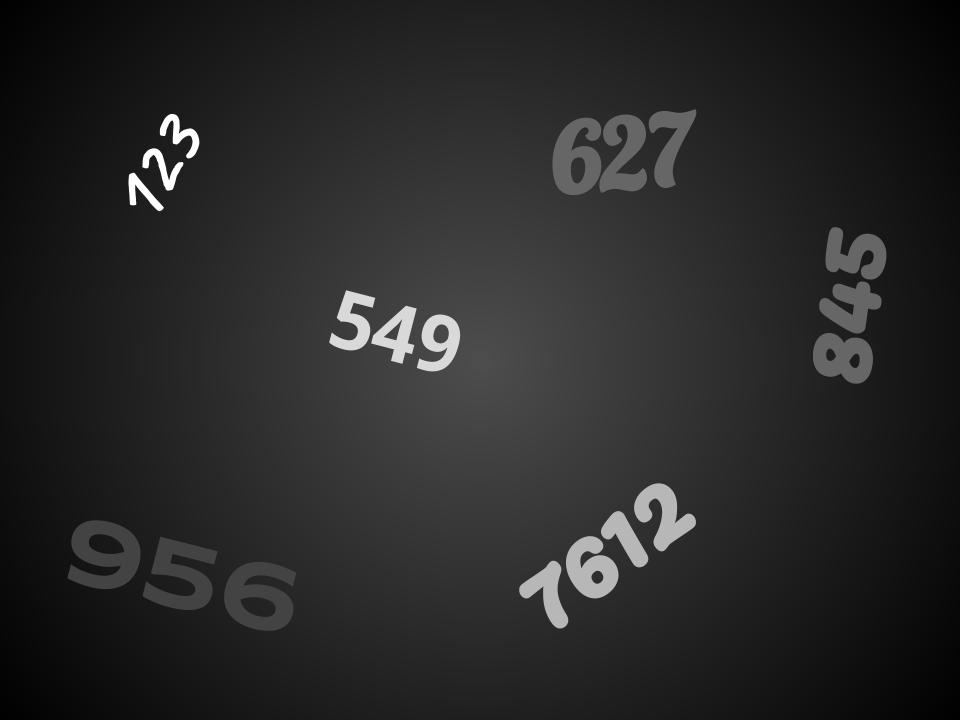
#> input picture Assignment1/numbers.jpg, 960 x 720 px; the run also reads 2 pictures not shown here
$ jupyter execute Assignment1.ipynb   (older library calls are emulated)
#> lines starting #> are read from the running program, lines starting #| are printed output that depends on the picture; after the words box and inside, x2 and y2 are one past the last pixel; in counts of white or black regions, pixels touching at a corner belong together; long printed decimals are rounded
# 1 - Thresholding

## 1.1

[cell 1]
#TODO : CHANGE FILTER2D --> blur

[cell 2]
import cv2
import matplotlib.pyplot as plt
import numpy as np

# import image
image_path = "./numbers.jpg"
img = cv2.imread(image_path)
#> img is the input picture: shape (720, 960, 3); min 0, max 255, mean 40

# convert to grayscale, ie RGB -> [0,1]
img_gray = cv2.cvtColor(img, cv2.COLOR_BGR2GRAY)
height, width = img_gray.shape
#> height = 720; width = 960

THRESHOLDS = [55, 90, 150]

# Create placeholder matrix for the outputs
imgs_thres = [0, 0, 0]
for i in range(3):
    imgs_thres[i] = np.zeros((height, width), dtype=np.uint8)

# same operation w/o loops
ret1, img_thres1 = cv2.threshold(img_gray, THRESHOLDS[0], 255, cv2.THRESH_BINARY)
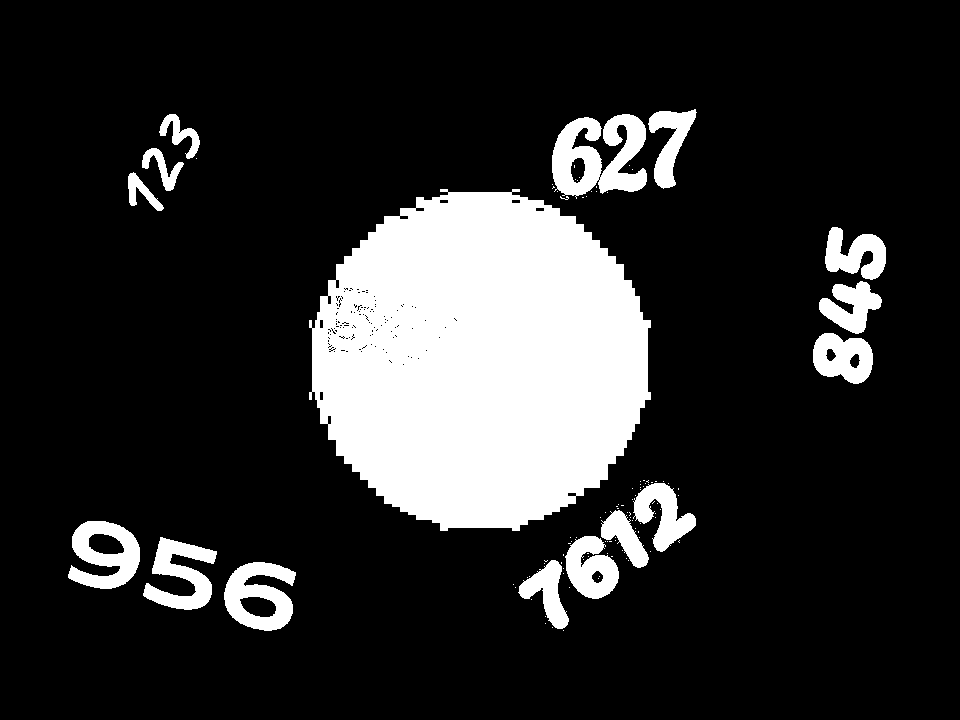
#> img_thres1: shape (720, 960); 17.4% white; 106 white regions (90 under 20 px), largest, box (x1, y1, x2, y2) and area: (309, 189, 651, 531) 89499, (552, 114, 647, 199) 4962, (224, 562, 296, 631) 2953
#> ret1 = 55
ret2, img_thres2 = cv2.threshold(img_gray, THRESHOLDS[1], 255, cv2.THRESH_BINARY)
#> img_thres2: shape (720, 960); 3.5% white; 16 white regions, largest, box (x1, y1, x2, y2) and area: (553, 118, 601, 195) 2326, (566, 536, 619, 599) 2133, (600, 115, 647, 192) 2030
#> ret2 = 90
ret3, img_thres3 = cv2.threshold(img_gray, THRESHOLDS[2], 255, cv2.THRESH_BINARY)
#> img_thres3: shape (720, 960); 1.7% white; 10 white regions, largest, box (x1, y1, x2, y2) and area: (566, 536, 618, 598) 1998, (634, 484, 696, 551) 1880, (520, 561, 568, 628) 1397
#> ret3 = 150

# display
#plt.subplot(141), plt.imshow(img_gray, cmap='gray')
#plt.title("Grayscale Image"), plt.xticks([]), plt.yticks([])
plt.figure(figsize=(10, 3))
plt.subplot(131), plt.imshow(img_thres1, cmap='gray')
plt.title("Threshold = 55"), plt.xticks([]), plt.yticks([])
plt.subplot(132), plt.imshow(img_thres2, cmap='gray')
plt.title("Threshold = 90"), plt.xticks([]), plt.yticks([])
plt.subplot(133), plt.imshow(img_thres3, cmap='gray')
plt.title("Threshold = 150"), plt.xticks([]), plt.yticks([])
plt.show()

## 1.2

## 1.3

[cell 3]
# This hyper-parameter was found by trial and error

HYPER_THRESHOLD = 205
ret_h, img_h_thres = cv2.threshold(img_gray, HYPER_THRESHOLD, 255, cv2.THRESH_BINARY)
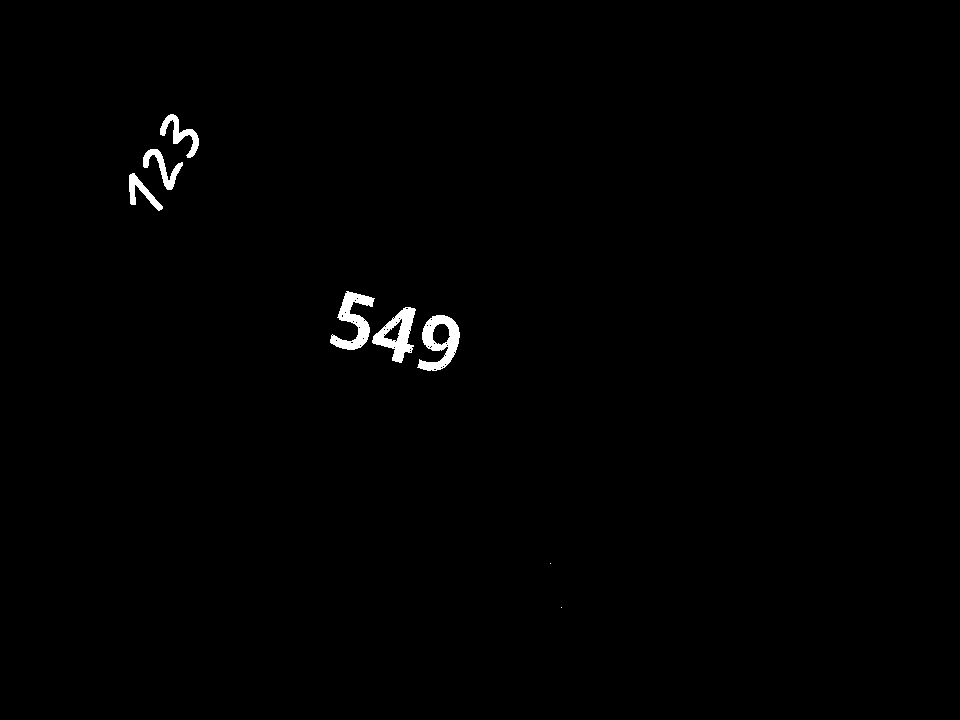
#> img_h_thres: shape (720, 960); 0.71% white; 8 white regions (2 under 20 px), largest, box (x1, y1, x2, y2) and area: (417, 315, 460, 371) 1191, (330, 291, 375, 350) 1121, (372, 307, 416, 363) 1090, (160, 114, 199, 158) 561, (143, 149, 183, 190) 520, (129, 173, 163, 211) 435
#> ret_h = 205
plt.imshow(img_h_thres, cmap='gray')
plt.title("Hyper Threshold = 205"), plt.xticks([]), plt.yticks([])
plt.show()

# 2 - Filtering

## 2.1 - Denoising

### 2.1.1

[cell 4]
img_clean_path = "./Circles.png"
img_gauss_path = "./Circles_gauss.png"

# Read images
img_clean = cv2.imread(img_clean_path)
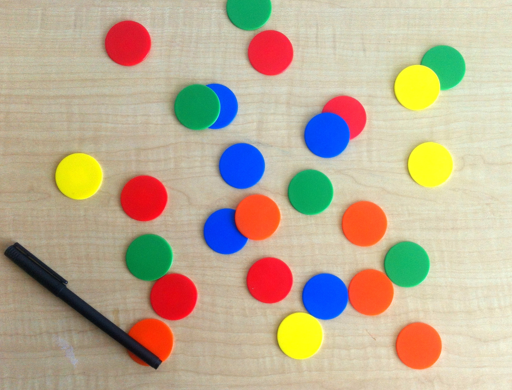
#> input picture Assignment1/Circles.png, 512 x 390 px
#> img_clean is the input picture: shape (390, 512, 3); mean B, G, R 147.7, 172.8, 188
img_noisy = cv2.imread(img_gauss_path)
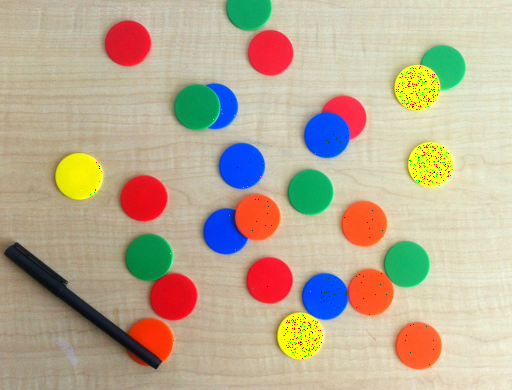
#> input picture Assignment1/Circles_gauss.png, 512 x 390 px
#> img_noisy is the input picture: shape (390, 512, 3); mean B, G, R 147.1, 171.9, 187.1

# Filter image using 5x5, sigmaX = 0
res1 = cv2.GaussianBlur(img_noisy, (5,5), 0)

# Convert to RGB for matplotlib
res1 = cv2.cvtColor(res1, cv2.COLOR_BGR2RGB)

plt.imshow(res1)
plt.title("Circles w/ Gaussian 5x5"), plt.xticks([]), plt.yticks([])
plt.show()

### 2.1.2

[cell 5]
# Filter using Box
res2 = cv2.blur(img_noisy, (5,5))

# Convert from BGR to RGB
res2 = cv2.cvtColor(res2, cv2.COLOR_BGR2RGB)

plt.imshow(res2)
plt.title("Circles w/ Box 5x5"), plt.xticks([]), plt.yticks([])
plt.show()

### 2.1.3

[cell 6]
# Calculating Peak Signal to Noise Ratio (PSNR)
PSNR_Gaussian = cv2.PSNR(img_clean, res1)
#> PSNR_Gaussian = 10.61
PSNR_Box = cv2.PSNR(img_clean, res2)
#> PSNR_Box = 10.64

print("PSNR Gaussian \t", PSNR_Gaussian)
#| PSNR Gaussian 	 10.607
print("PSNR Box Filter \t", PSNR_Box)
#| PSNR Box Filter 	 10.638

### 2.1.4

[cell 7]
# Setting the size of Gaussian Filter to 9x9 and Box Filter to 13x13

# Filter Using Gaussian and set to RGB for 9
res3 = cv2.GaussianBlur(img_noisy, (9,9), 0)
res3 = cv2.cvtColor(res3, cv2.COLOR_BGR2RGB)

# Filter Using Box Filter and set to RGB for 9
res4 = cv2.blur(img_noisy, (9,9))
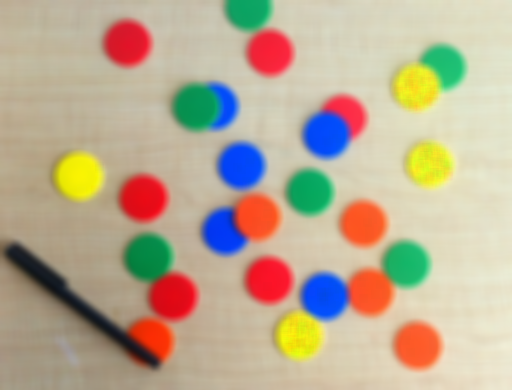
#> res4: shape (390, 512, 3); mean B, G, R 147.1, 171.9, 187.1
res4 = cv2.cvtColor(res4, cv2.COLOR_BGR2RGB)

plt.figure(figsize=(10, 3))
plt.subplot(121), plt.imshow(res3)
plt.title("Gaussian 9x9"), plt.xticks([]), plt.yticks([])
plt.subplot(122), plt.imshow(res4)
plt.title("Box 9x9"), plt.xticks([]), plt.yticks([])
plt.show()

# Calculating Peak Signal to Noise Ratio (PSNR)
PSNR_Gaussian = cv2.PSNR(img_clean, res3)
#> PSNR_Gaussian = 10.66
PSNR_Box = cv2.PSNR(img_clean, res4)
#> PSNR_Box = 10.74

print("PSNR Gaussian \t", PSNR_Gaussian)
#| PSNR Gaussian 	 10.658
print("PSNR Box Filter \t", PSNR_Box)
#| PSNR Box Filter 	 10.736

[cell 8]
# Filter Using Gaussian and set to RGB for 9
res3 = cv2.GaussianBlur(img_noisy, (13,13), 0)
res3 = cv2.cvtColor(res3, cv2.COLOR_BGR2RGB)

# Filter Using Box Filter and set to RGB for 9
kernel = np.ones((13,13), np.float32)/(13*13)
res4 = cv2.filter2D(img_noisy, -1, kernel)
res4 = cv2.cvtColor(res4, cv2.COLOR_BGR2RGB)

plt.figure(figsize=(10, 3))
plt.subplot(121), plt.imshow(res3)
plt.title("Gaussian 13x13"), plt.xticks([]), plt.yticks([])
plt.subplot(122), plt.imshow(res4)
plt.title("Box 13x13"), plt.xticks([]), plt.yticks([])
plt.show()

# Calculating Peak Signal to Noise Ratio (PSNR)
PSNR_Gaussian = cv2.PSNR(img_clean, res3)
#> PSNR_Gaussian = 10.71
PSNR_Box = cv2.PSNR(img_clean, res4)
#> PSNR_Box = 10.84

print("PSNR Gaussian \t", PSNR_Gaussian)
#| PSNR Gaussian 	 10.707
print("PSNR Box Filter \t", PSNR_Box)
#| PSNR Box Filter 	 10.841

## 2.2 - Sharpening

### 2.2.1

[cell 9]
# Sharpen the rice.png:

img_path = "./rice.png"
img = cv2.imread(img_path)
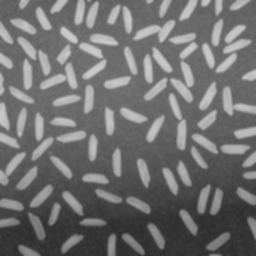
#> input picture Assignment1/rice.png, 256 x 256 px
#> img is the input picture: shape (256, 256, 3); min 44, max 204, mean 111.2

# Convert image to grayscale
img_gray = cv2.cvtColor(img, cv2.COLOR_BGR2GRAY)
#> img_gray: shape (256, 256)
height, width = img_gray.shape
#> height = 256; width = 256

# Created Blurred image using 7x7 Box, and make new copy
img_blur_box = cv2.blur(img_gray, (7,7))

# Create Blurred image using 7x7 Gaussian
img_blur_gaus = cv2.GaussianBlur(img_gray, (7,7), 0)

#1. Details (D) = original (I) - blurred (B)
# Replace each pixel
details_box = img_gray - img_blur_box
details_gaus = img_gray - img_blur_gaus

#2. Sharpened(S) = original (I) + details(D)
# Replace each pixel
sharp_box = img_gray + details_box
sharp_gaus = img_gray + details_gaus

# Display
plt.figure(figsize=(10, 3))
plt.subplot(131), plt.imshow(img_blur_box, cmap='gray')
plt.title("Box Blurred"), plt.xticks([]), plt.yticks([])
plt.subplot(132), plt.imshow(details_box, cmap='gray')
plt.title("Details-Box"), plt.xticks([]), plt.yticks([])
plt.subplot(133), plt.imshow(sharp_box, cmap='gray')
plt.title("Sharpened-Box"), plt.xticks([]), plt.yticks([])

plt.figure(figsize=(10, 3))
plt.subplot(131), plt.imshow(img_blur_gaus, cmap='gray')
plt.title("Gaussian Blurred"), plt.xticks([]), plt.yticks([])
plt.subplot(132), plt.imshow(details_gaus, cmap='gray')
plt.title("Details-Gaussian"), plt.xticks([]), plt.yticks([])
plt.subplot(133), plt.imshow(sharp_gaus, cmap='gray')
plt.title("Sharpened-Gaussian"), plt.xticks([]), plt.yticks([])
plt.show()

### 2.2.2

# 3 - Edge Detection

## 3.1 - Sobel edge detection

### 3.1.1 - Effect of sharpening on edge detection

[cell 10]
kernel = np.ones((5, 5), np.float32)/(5*5)
# Applying intensity channels
I_x = cv2.Sobel(img_gray, cv2.CV_64F, 1, 0, ksize=5)
I_y = cv2.Sobel(img_gray, cv2.CV_64F, 0, 1, ksize=5)
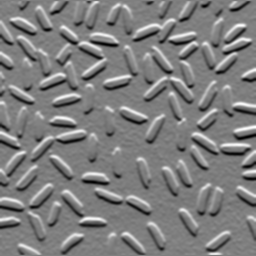
#> I_y: shape (256, 256) float64; min -3389, max 3400, mean -31.8; drawn with min black and max white
I_m = cv2.magnitude(I_x, I_y)

plt.figure(figsize=(10, 3))
plt.subplot(131), plt.imshow(I_x, cmap='gray')
plt.title("X-axis Edge Detection"), plt.xticks([]), plt.yticks([])
plt.subplot(132), plt.imshow(I_y, cmap='gray')
plt.title("Y-axis Edge Detection"), plt.xticks([]), plt.yticks([])
plt.subplot(133), plt.imshow(I_m, cmap='gray')
plt.title("Magnitude"), plt.xticks([]), plt.yticks([])
plt.show()

[cell 11]
I_x_box = cv2.Sobel(sharp_box, cv2.CV_64F, 1, 0, ksize=5)
I_y_box = cv2.Sobel(sharp_box, cv2.CV_64F, 0, 1, ksize=5)
I_m_box = cv2.magnitude(I_x, I_y)

I_x_gaus = cv2.Sobel(sharp_gaus, cv2.CV_64F, 1, 0, ksize=5)
I_y_gaus = cv2.Sobel(sharp_gaus, cv2.CV_64F, 0, 1, ksize=5)
I_m_gaus = cv2.magnitude(I_x_gaus, I_y_gaus)

plt.figure(figsize=(10, 3))
plt.subplot(131), plt.imshow(I_x_box, cmap='gray')
plt.title('X-axis Edge detection (Box)'), plt.xticks([]), plt.yticks([])
plt.subplot(132), plt.imshow(I_y_box, cmap='gray')
plt.title('Y-axis Edge detection (Box)'), plt.xticks([]), plt.yticks([])
plt.subplot(133), plt.imshow(I_m_box, cmap='gray')
plt.title("Magnitude (Box)"), plt.xticks([]), plt.yticks([])

plt.figure(figsize=(10, 3))
plt.subplot(131), plt.imshow(I_x_gaus, cmap='gray')
plt.title('X-axis Edge detection (Gauss)'), plt.xticks([]), plt.yticks([])
plt.subplot(132), plt.imshow(I_y_gaus, cmap='gray')
plt.title('Y-axis Edge detection (Gauss)'), plt.xticks([]), plt.yticks([])
plt.subplot(133), plt.imshow(I_m_gaus, cmap='gray')
plt.title("Magnitude (Gauss)"), plt.xticks([]), plt.yticks([])

plt.show()

[cell 12]
THRESH_1 = 200
THRESH_2 = 500

ret_1, img_1 = cv2.threshold(I_m, THRESH_1, 255, cv2.THRESH_BINARY)
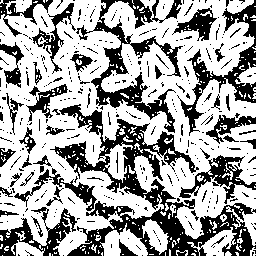
#> img_1: shape (256, 256) float64; 64.5% white; 390 black regions (338 under 20 px), largest, box (x1, y1, x2, y2) and area: (50, 104, 256, 256) 8016, (76, 0, 183, 133) 3360, (177, 0, 256, 136) 2150
#> ret_1 = 200
ret_box_1, img_box_1 = cv2.threshold(I_m_box, THRESH_1, 255, cv2.THRESH_BINARY)
#> ret_box_1 = 200
ret_gaus_1, img_gaus_1 = cv2.threshold(I_m_gaus, THRESH_1, 255, cv2.THRESH_BINARY)
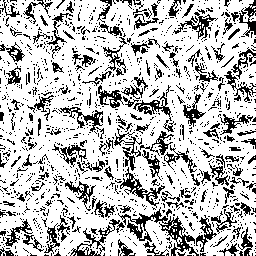
#> img_gaus_1: shape (256, 256) float64; 74.6% white; black in thin lines or dots
#> ret_gaus_1 = 200

ret_2, img_2 = cv2.threshold(I_m, THRESH_2, 255, cv2.THRESH_BINARY)
#> img_2: shape (256, 256) float64; 43.8% white; 50 white regions (6 under 20 px), largest, box (x1, y1, x2, y2) and area: (105, 0, 254, 153) 6027, (0, 20, 121, 106) 3682, (29, 110, 100, 182) 2007
#> ret_2 = 500
ret_box_2, img_box_2 = cv2.threshold(I_m_box, THRESH_2, 255, cv2.THRESH_BINARY)
#> ret_box_2 = 500
ret_gaus_2, img_gaus_2 = cv2.threshold(I_m_gaus, THRESH_2, 255, cv2.THRESH_BINARY)
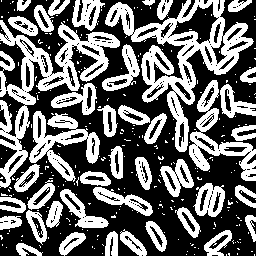
#> img_gaus_2: shape (256, 256) float64; 41.8% white; 282 white regions (240 under 20 px), largest, box (x1, y1, x2, y2) and area: (105, 0, 254, 152) 5577, (0, 20, 120, 188) 4750, (29, 111, 100, 182) 1920
#> ret_gaus_2 = 500

plt.figure(figsize=(10,3))
plt.subplot(131), plt.imshow(img_1, cmap='gray')
plt.title("Threshold 200"), plt.xticks([]), plt.yticks([])
plt.subplot(132), plt.imshow(img_box_1, cmap='gray')
plt.title("Threshold 200 (Box)"), plt.xticks([]), plt.yticks([])
plt.subplot(133), plt.imshow(img_gaus_1, cmap='gray')
plt.title("Threshold 200 (Gauss)"), plt.xticks([]), plt.yticks([])

plt.figure(figsize=(10,3))
plt.subplot(131), plt.imshow(img_2, cmap='gray')
plt.title("Threshold 800"), plt.xticks([]), plt.yticks([])
plt.subplot(132), plt.imshow(img_box_2, cmap='gray')
plt.title("Threshold 800 (Box)"), plt.xticks([]), plt.yticks([])
plt.subplot(133), plt.imshow(img_gaus_2, cmap='gray')
plt.title("Threshold 800 (Gauss)"), plt.xticks([]), plt.yticks([])
plt.show()

### 3.2 - Effect of denoising on edge detection

[cell 13]
img_path = ('./cameraman.jpg')
img = cv2.imread(img_path, cv2.IMREAD_GRAYSCALE)

# Sobel filter, kernel size 5
I_x = cv2.Sobel(img, cv2.CV_64F, 1, 0, ksize=5)
I_y = cv2.Sobel(img, cv2.CV_64F, 0, 1, ksize=5)
I_m = cv2.magnitude(I_x, I_y)

ret_1, img_1 = cv2.threshold(I_m, 1500, 255, cv2.THRESH_BINARY)

plt.figure(figsize=(10,3))
plt.subplot(121), plt.imshow(img, cmap='gray')
plt.title("Original"), plt.xticks([]), plt.yticks([])
plt.subplot(122), plt.imshow(img_1, cmap='gray')
plt.title("Thresholded"), plt.xticks([]), plt.yticks([])
plt.show()

[cell 14]
# Denoise image using gaussian blur
img_gauss = cv2.GaussianBlur(img, (5,5), 0)

# Apply sobel filter
img_g_X = cv2.Sobel(img_gauss, cv2.CV_64F, 1, 0, ksize=5)
img_g_Y = cv2.Sobel(img_gauss, cv2.CV_64F, 0, 1, ksize=5)
img_g_M = cv2.magnitude(img_g_X, img_g_Y)

# Apply a threshold
ret2, img_2 = cv2.threshold(img_g_M, 1500, 255, cv2.THRESH_BINARY)

# Plot

plt.figure(figsize=(10,3))
plt.subplot(121), plt.imshow(img_1, cmap='gray')
plt.title("Threshold"), plt.xticks([]), plt.yticks([])
plt.subplot(122), plt.imshow(img_2, cmap='gray')
plt.title("Threshold w/ Denoising"), plt.xticks([]), plt.yticks([])
plt.show()

## 3.2 - Laplacian of Gaussian

### 3.2.1

[cell 15]
# Applying 5x5 Laplacian Gaussian edge detector
img_L_5 = cv2.Laplacian(img, ddepth=cv2.CV_64F, ksize=5)
img_L_15 = cv2.Laplacian(img, ddepth=cv2.CV_64F, ksize=15)

plt.figure(figsize=(10,3))
plt.subplot(121), plt.imshow(img_L_5, cmap='gray')
plt.title("Laplacian 5x5"), plt.xticks([]), plt.yticks([])
plt.subplot(122), plt.imshow(img_L_15, cmap='gray')
plt.title("Laplacian 15x15"), plt.xticks([]), plt.yticks([])
plt.show()

### 3.2.2

## 3.3 - Canny Edge detection

### 3.3.1 - Canny Edge detection explain

### 3.3.2 - Varying Hyper Parameters

[cell 16]
img_path = './dolphin.jpg'
img = cv2.imread(img_path, cv2.IMREAD_GRAYSCALE)
height, width = img.shape
#> height = 382; width = 634

K = [5,9,13]
L = [10,30,50]
H = [100,150, 200]

Combinations = np.empty([27,3])
Titles = ["" for x in range(27)]

i = 0
for k in K:
    for l in L:
        for h in H:
            Combinations[i]=[k,l,h]
            Titles[i] = "K:"+str(k)+" L:"+str(l)+" H:"+str(h)
            i+=1


imgs = np.empty([27, height, width])

for i in range(0, 27):
    k = int(Combinations[i][0])
    l = int(Combinations[i][1])
    h = int(Combinations[i][2])
    img_gaussian = cv2.GaussianBlur(img, (k, k), 0)
    imgs[i] = cv2.Canny(img_gaussian, l, h)

i = 0
x = 0
for img in imgs:
    plt.figure(figsize=(10,3))
    plt.imshow(img, cmap='gray')
    plt.title(Titles[i]), plt.xticks([]), plt.yticks([])
    i+=1
#> this loop made 27 passes
#> after the loop, i = 27

plt.plot()
